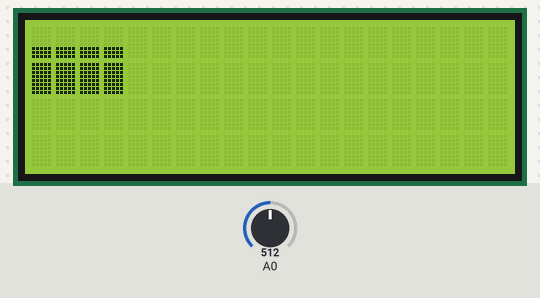
The sketch below on a simulated Arduino Uno, built with avr-gcc and run on an emulated ATmega328P. Shown: 20×4 character LCD. The inputs (shaded band) are chosen by the test bench; at power-on: A0 = 512.

Above: at 1.2 s.
1.3 s: A0 set to 716
At 1.86 s:
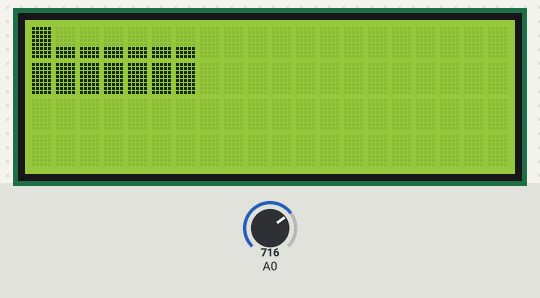
3.7 s: A0 set to 754
At 4.08 s:
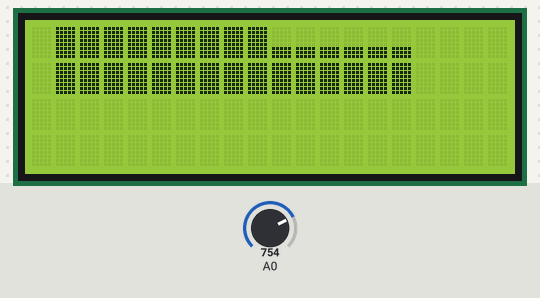
5.9 s: A0 set to 511
At 6.3 s:
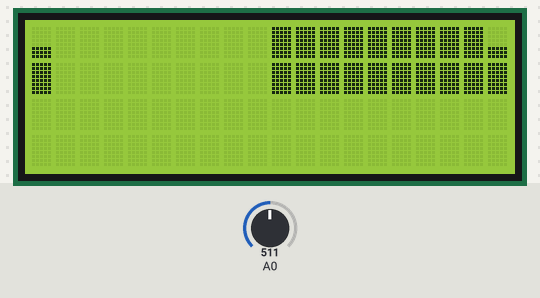
8.1 s: A0 set to 306
At 8.52 s:
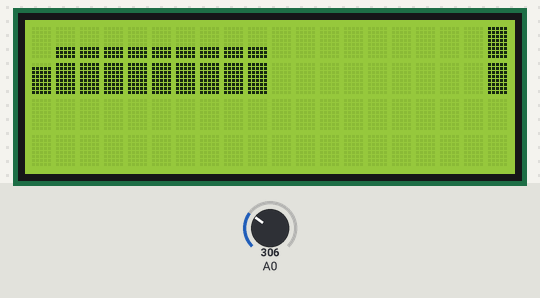
10.3 s: A0 set to 122
At 10.74 s:
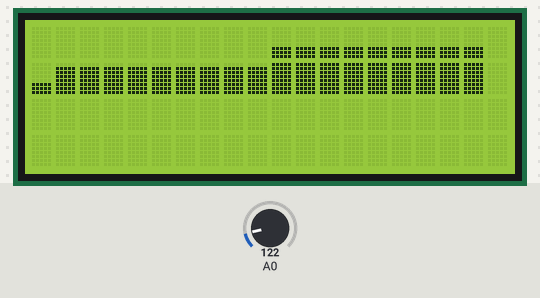
12.6 s: A0 set to 10
At 12.96 s:
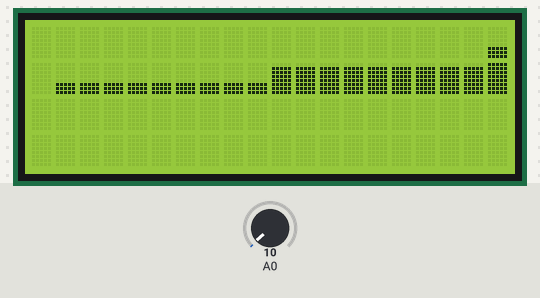
Timing chart, 0 to 15.6 s (numbered marks = the images above; inputs shaded):
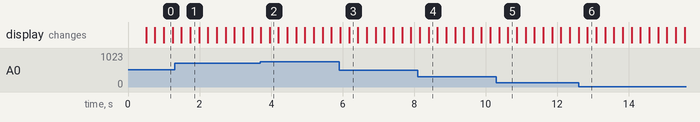

Measured:
- the behaviour switches between 746 and 747 on A0 (found by bisection; images 1 and 2)
- after the input at 1.3 s, the display: first differs from a run without the input after 0.44 s (image 1)
- after the input at 3.7 s, the display: first differs from a run without the input after 0.26 s (image 2)
- after the input at 5.9 s, the display: first differs from a run without the input after 0.28 s (image 3)
- after the input at 8.1 s, the display: first differs from a run without the input after 0.30 s (image 4)
- after the input at 10.3 s, the display: first differs from a run without the input after 0.32 s (image 5)
- after the input at 12.6 s, the display: changes after 0.24 s (image 6)

The sketch:

LiquidCrystalSound.ino
```cpp
// LiquidCristal Display used as VU meter or SVI, see Readme section for details.
 // 1 audio analog input
 // LCD connection are made as Arduino is using: https://www.arduino.cc/en/Tutorial/HelloWorld
 // https://github.com/Jorghe/LCD-VU-meter/

#include  <LiquidCrystal.h>
LiquidCrystal lcd(12, 11, 5, 4, 3, 2);

  // Since the size of the matrix might vary, it can be a LCD of 20x4 or 16x2 and so forth
byte const columns = 20, rows = 4;
byte arreglo[columns];
volatile int randomizer;


void setup()
{
  lcd.begin(columns, rows);
}

void loop()
{

randomizer = generador();

arreglo[0] = randomizer;

printing();

    // This loops works as a method to move every element of the array to the right
    // it is important to note that these values will be assigned from right to left
    for (int i=(sizeof(arreglo) - 1); i>0; i--)
    {
      arreglo[i] = arreglo[i-1];
    }

  delay(50);

  lcd.setCursor(0,3);
  lcd.write((generador(),HEX));

} // End of loop

void printing()

{
  for (int i=0; i < 20; i++)
  {
    vumetro(arreglo[i],i);
  }
}

// This takes an escalated input signal from 0 to 15
int generador()
{
int  entrada = map(analogRead(A0),0,700,0,15);

  return entrada;
}


int vumetro(int character, int col)
{
 // Creating every character according to the corresponding byte
byte clearChar[8]= {0b00000,0b00000,0b00000,0b00000,0b00000,0b00000,0b00000,0b00000};
byte  Char0[8] = {0b00000,0b00000,0b00000,0b00000,0b00000,0b00000,0b00000,0b11111};
byte  Char1[8] = {0b00000,0b00000,0b00000,0b00000,0b00000,0b00000,0b11111,0b11111};
byte  Char2[8] = {0b00000,0b00000,0b00000,0b00000,0b00000,0b11111,0b11111,0b11111};
byte  Char3[8] = {0b00000,0b00000,0b00000,0b00000,0b11111,0b11111,0b11111,0b11111};
byte  Char4[8] = {0b00000,0b00000,0b00000,0b11111,0b11111,0b11111,0b11111,0b11111};
byte  Char5[8] = {0b00000,0b00000,0b11111,0b11111,0b11111,0b11111,0b11111,0b11111};
byte  Char6[8] = {0b00000,0b11111,0b11111,0b11111,0b11111,0b11111,0b11111,0b11111};
byte  Char7[8] = {0b11111,0b11111,0b11111,0b11111,0b11111,0b11111,0b11111,0b11111};

  // Load character to the LCD
 lcd.createChar(0, Char0);
 lcd.createChar(1, Char1);
 lcd.createChar(2, Char2);
 lcd.createChar(3, Char3);
 lcd.createChar(4, Char4);
 lcd.createChar(5, Char5);
 lcd.createChar(6, Char6);
 lcd.createChar(7, Char7);
 lcd.createChar(8, clearChar);

int salida;

switch(character)
{
  case 0:
     lcd.setCursor(col,0);
     lcd.write(8);
     lcd.setCursor(col,1);
     lcd.write((byte)0);
  break;
  case 1:
     lcd.setCursor(col,0);
     lcd.write(8);
     lcd.setCursor(col,1);
     lcd.write(1);
  break;
  case 2:
     lcd.setCursor(col,0);
     lcd.write(8);
     lcd.setCursor(col,1);
     lcd.write(2);
  break;
  case 3:
     lcd.setCursor(col,0);
     lcd.write(8);
     lcd.setCursor(col,1);
     lcd.write(3);
  break;
  case 4:
     lcd.setCursor(col,0);
     lcd.write(8);
     lcd.setCursor(col,1);
     lcd.write(4);
  break;
  case 5:
     lcd.setCursor(col,0);
     lcd.write(8);
     lcd.setCursor(col,1);
     lcd.write(5);
  break;
  case 6:
     lcd.setCursor(col,0);
     lcd.write(8);
     lcd.setCursor(col,1);
     lcd.write(6);
  break;
  case 7:
     lcd.setCursor(col,0);
     lcd.write(8);
     lcd.setCursor(col,1);
     lcd.write(7);
  break;
  case 8:
     lcd.setCursor(col,0);
     lcd.write((byte)0);
     lcd.setCursor(col,1);
     lcd.write(7);
  break;
  case 9:
     lcd.setCursor(col,0);
     lcd.write(1);
     lcd.setCursor(col,1);
     lcd.write(7);
  break;
  case 10:
    lcd.setCursor(col,0);
     lcd.write(2);
     lcd.setCursor(col,1);
     lcd.write(7);
  break;
  case 11:
     lcd.setCursor(col,0);
     lcd.write(3);
     lcd.setCursor(col,1);
     lcd.write(7);
  break;
  case 12:
     lcd.setCursor(col,0);
     lcd.write(4);
     lcd.setCursor(col,1);
     lcd.write(7);
  break;
  case 13:
     lcd.setCursor(col,0);
     lcd.write(5);
     lcd.setCursor(col,1);
     lcd.write(7);
  break;
  case 14:
     lcd.setCursor(col,0);
     lcd.write(6);
     lcd.setCursor(col,1);
     lcd.write(7);
  break;
  case 15:
     lcd.setCursor(col,0);
     lcd.write(7);
     lcd.setCursor(col,1);
     lcd.write(7);
  break;
  default:
     lcd.setCursor(col,0);
     lcd.write(8);
     lcd.setCursor(col,1);
     lcd.write(8);
  break;
}

 /*
   lcd.setCursor(col,3);
   lcd.print(salida, HEX);
*/
}
```
